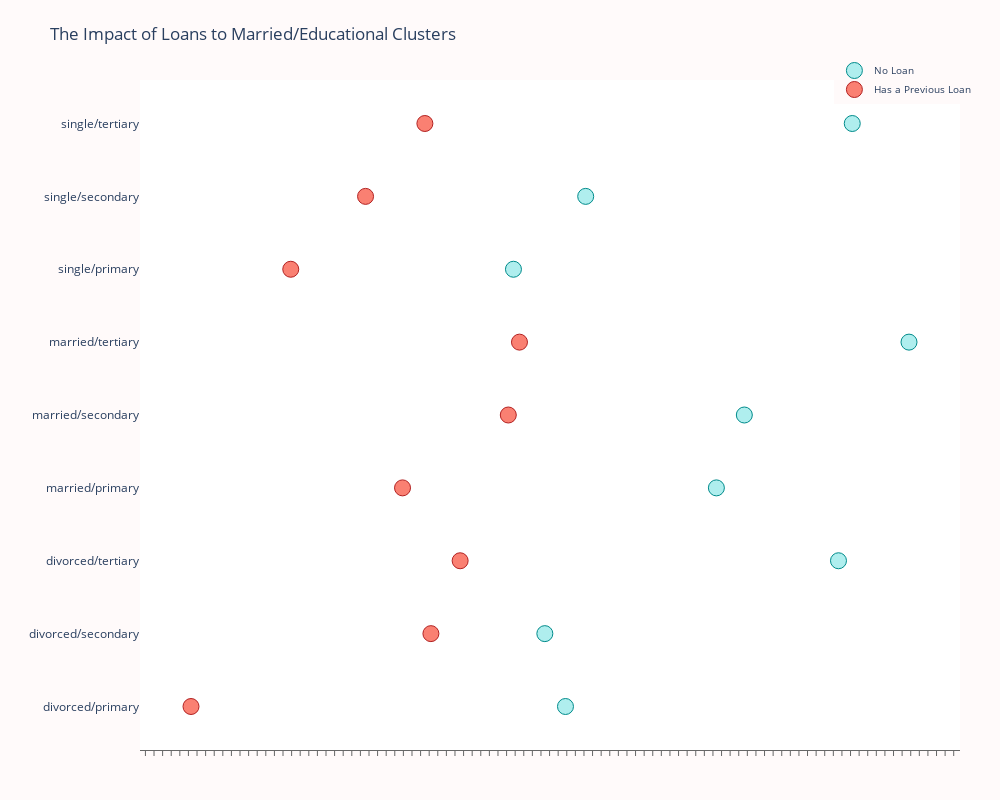

Write notebook code for a chart like this one.
### Code cell
# Let's see the group who had loans from the marital/education group

loan_balance = df.groupby(['marital/education', 'loan'], as_index=False)['balance'].median()


no_loan = loan_balance['balance'].loc[loan_balance['loan'] == 'no'].values
has_loan = loan_balance['balance'].loc[loan_balance['loan'] == 'yes'].values


labels = loan_balance['marital/education'].unique().tolist()


trace0 = go.Scatter(
    x=no_loan,
    y=labels,
    mode='markers',
    name='No Loan',
    marker=dict(
        color='rgb(175,238,238)',
        line=dict(
            color='rgb(0,139,139)',
            width=1,
        ),
        symbol='circle',
        size=16,
    )
)
trace1 = go.Scatter(
    x=has_loan,
    y=labels,
    mode='markers',
    name='Has a Previous Loan',
    marker=dict(
        color='rgb(250,128,114)',
        line=dict(
            color='rgb(178,34,34)',
            width=1,
        ),
        symbol='circle',
        size=16,
    )
)

data = [trace0, trace1]
layout = go.Layout(
    title="The Impact of Loans to Married/Educational Clusters",
    xaxis=dict(
        showgrid=False,
        showline=True,
        linecolor='rgb(102, 102, 102)',
        titlefont=dict(
            color='rgb(204, 204, 204)'
        ),
        tickfont=dict(
            color='rgb(102, 102, 102)',
        ),
        showticklabels=False,
        dtick=10,
        ticks='outside',
        tickcolor='rgb(102, 102, 102)',
    ),
    margin=dict(
        l=140,
        r=40,
        b=50,
        t=80
    ),
    legend=dict(
        font=dict(
            size=10,
        ),
        yanchor='middle',
        xanchor='right',
    ),
    width=1000,
    height=800,
    paper_bgcolor='rgb(255,250,250)',
    plot_bgcolor='rgb(255,255,255)',
    hovermode='closest',
)
fig = go.Figure(data=data, layout=layout)
iplot(fig, filename='lowest-oecd-votes-cast')

### Figure 1 — Plotly figure (JSON) as saved in the notebook; plotly's stock layout.template omitted (floating-point values rounded to 4 significant figures)
{"data": [{"marker": {"color": "rgb(175,238,238)", "line": {"color": "rgb(0,139,139)", "width": 1}, "size": 16, "symbol": "circle"}, "mode": "markers", "name": "No Loan", "type": "scatter", "x": [498.5, 474.5, 816, 674, 706.5, 898, 438, 522, 832], "y": ["divorced/primary", "divorced/secondary", "divorced/tertiary", "married/primary", "married/secondary", "married/tertiary", "single/primary", "single/secondary", "single/tertiary"]}, {"marker": {"color": "rgb(250,128,114)", "line": {"color": "rgb(178,34,34)", "width": 1}, "size": 16, "symbol": "circle"}, "mode": "markers", "name": "Has a Previous Loan", "type": "scatter", "x": [63, 342, 376, 309, 432, 445, 179, 266, 335], "y": ["divorced/primary", "divorced/secondary", "divorced/tertiary", "married/primary", "married/secondary", "married/tertiary", "single/primary", "single/secondary", "single/tertiary"]}], "layout": {"height": 800, "hovermode": "closest", "legend": {"font": {"size": 10}, "xanchor": "right", "yanchor": "middle"}, "margin": {"b": 50, "l": 140, "r": 40, "t": 80}, "paper_bgcolor": "rgb(255,250,250)", "plot_bgcolor": "rgb(255,255,255)", "title": {"text": "The Impact of Loans to Married/Educational Clusters"}, "width": 1000, "xaxis": {"dtick": 10, "linecolor": "rgb(102, 102, 102)", "showgrid": false, "showline": true, "showticklabels": false, "tickcolor": "rgb(102, 102, 102)", "tickfont": {"color": "rgb(102, 102, 102)"}, "ticks": "outside", "title": {"font": {"color": "rgb(204, 204, 204)"}}}}}
